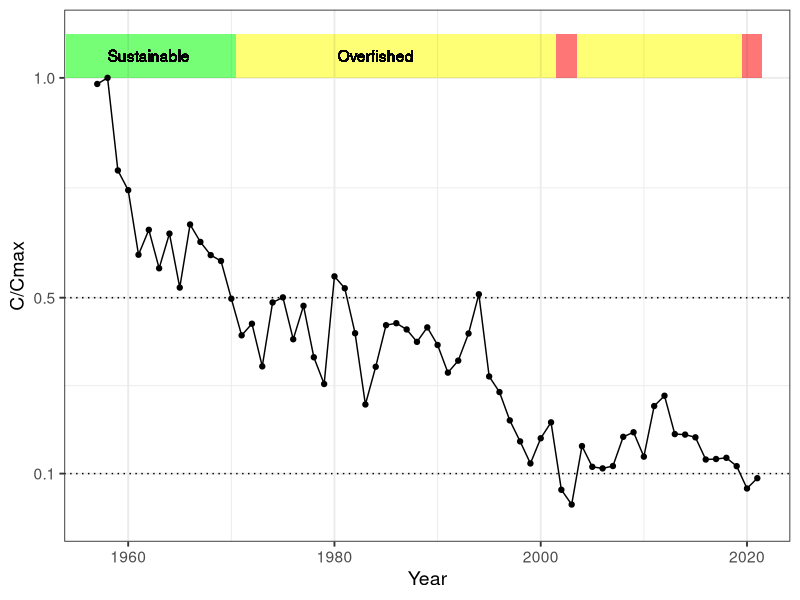

Write the R code that produced this figure.
# Clasificación del desembarque
library(ggplot2)

# Datos -------------------------------------------------------------------
dt <- read.csv("Lab/Data/congriocol.csv",sep=";")
names(dt)

colnames(dt) <- c("Species","Year","Landing")
p2 <- ggplot(data=dt,aes(x=Year,y=Landing/max(Landing)))+
  geom_rect(xmin = 1954,
            xmax = 1970.5,
            ymin = 1, ymax = 1.1,
            fill = "green", alpha = 0.01)+
  geom_rect(xmin = 1970.5,
            xmax = 2001.5,
            ymin = 1, ymax = 1.1,
            fill = "yellow", alpha = 0.01)+
  geom_rect(xmin = 2001.5,
            xmax = 2003.5,
            ymin = 1, ymax = 1.1,
            fill = "red", alpha = 0.01)+
  geom_rect(xmin = 2003.5,
            xmax = 2019.5,
            ymin = 1, ymax = 1.1,
            fill = "yellow", alpha = 0.01)+
  geom_rect(xmin = 2019.5,
            xmax = 2021.5,
            ymin = 1, ymax = 1.1,
            fill = "red", alpha = 0.01)+
  
  geom_text(aes(x=1962,y=1.05,label="Sustainable"))+
  geom_text(aes(x=1984,y=1.05,label="Overfished"))+
  
  geom_hline(yintercept = 0.5,linetype=3)+
  geom_hline(yintercept = 0.1,linetype=3)+
  geom_point()+
  geom_line()+
  scale_y_continuous(breaks = c(0.1,0.5,1),limits = c(0,1.1))+
  ylab("C/Cmax")+
  theme_bw(14)
p2


